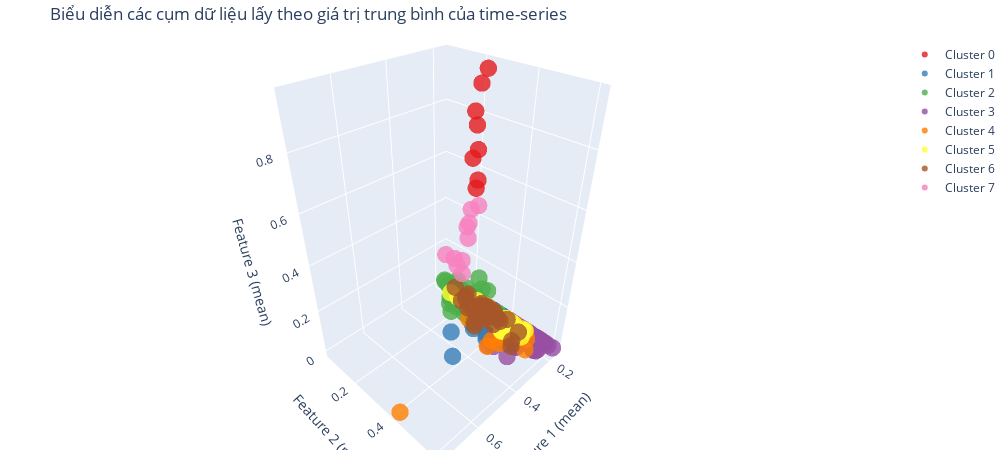

The notebook cell this image was saved under:
### Code cell
colors = px.colors.qualitative.Set1
fig = go.Figure()

for i in range(len(labels)):
    cluster_points = x_mean[labels == i]
    
    fig.add_trace(go.Scatter3d(
        x=cluster_points[:, 0],
        y=cluster_points[:, 1],
        z=cluster_points[:, 2],
        mode='markers',
        marker=dict(size=6, color=colors[i % len(colors)], opacity=0.8),
        name=f'Cluster {i}'
    ))

fig.update_layout(
    title=f'Biểu diễn các cụm dữ liệu lấy theo giá trị trung bình của time-series',
    scene=dict(
        xaxis_title='Feature 1 (mean)',
        yaxis_title='Feature 2 (mean)',
        zaxis_title='Feature 3 (mean)',
    ),
    margin=dict(l=0, r=0, b=0, t=40),
    width=1000,  # Tăng chiều rộng
    height=450   # Tăng chiều cao
)
fig.show()

### Figure 1 — Plotly figure (JSON) as saved in the notebook; plotly's stock layout.template omitted (floating-point values rounded to 4 significant figures; data arrays with more than 128 entries replaced by an {"elided": "..."} marker saying what was removed)
{"data": [{"marker": {"color": "rgb(228,26,28)", "opacity": 0.8, "size": 6}, "mode": "markers", "name": "Cluster 0", "type": "scatter3d", "x": [0.1651, 0.165, 0.1652, 0.1651, 0.1651, 0.165, 0.1651, 0.1654], "y": [0.2022, 0.2089, 0.1814, 0.2049, 0.1958, 0.1858, 0.2074, 0.231], "z": [0.5224, 0.5581, 0.634, 0.6745, 0.7605, 0.8061, 0.9027, 0.9538]}, {"marker": {"color": "rgb(55,126,184)", "opacity": 0.8, "size": 6}, "mode": "markers", "name": "Cluster 1", "type": "scatter3d", "x": {"elided": "186 float values"}, "y": {"elided": "186 float values"}, "z": {"elided": "186 float values"}}, {"marker": {"color": "rgb(77,175,74)", "opacity": 0.8, "size": 6}, "mode": "markers", "name": "Cluster 2", "type": "scatter3d", "x": {"elided": "242 float values"}, "y": {"elided": "242 float values"}, "z": {"elided": "242 float values"}}, {"marker": {"color": "rgb(152,78,163)", "opacity": 0.8, "size": 6}, "mode": "markers", "name": "Cluster 3", "type": "scatter3d", "x": {"elided": "200 float values"}, "y": {"elided": "200 float values"}, "z": {"elided": "200 float values"}}, {"marker": {"color": "rgb(255,127,0)", "opacity": 0.8, "size": 6}, "mode": "markers", "name": "Cluster 4", "type": "scatter3d", "x": [0.7545, 0.1625, 0.2694, 0.164, 0.1644, 0.2091, 0.2566, 0.1634, 0.1716, 0.2245, 0.2955, 0.33, 0.1654, 0.2869, 0.2432, 0.1943, 0.1879, 0.1666, 0.1675, 0.1716], "y": [0.4214, 0.3905, 0.2825, 0.2999, 0.4238, 0.2855, 0.4444, 0.3957, 0.4909, 0.4464, 0.4241, 0.433, 0.4431, 0.4556, 0.5441, 0.5145, 0.4, 0.4814, 0.4887, 0.4677], "z": [7.522e-08, 1.057e-07, 2.061e-07, 3.019e-08, 8.642e-08, 8.98e-08, 2.08e-07, 1.669e-07, 1.574e-07, 6.613e-08, 9.243e-08, 1.096e-07, 1.145e-07, 9.732e-08, 1.454e-07, 1.141e-07, 2.118e-07, 1.778e-07, 1.139e-07, 1.029e-07]}, {"marker": {"color": "rgb(255,255,51)", "opacity": 0.8, "size": 6}, "mode": "markers", "name": "Cluster 5", "type": "scatter3d", "x": [0.1622, 0.1835, 0.1767, 0.2023, 0.1746, 0.1765, 0.1764, 0.1761, 0.1678, 0.2076, 0.1875, 0.1713, 0.1929, 0.2065, 0.1654, 0.2285, 0.1646, 0.2304, 0.1797, 0.166, 0.1626, 0.1626, 0.1871, 0.1981, 0.2003, 0.1629, 0.1635, 0.2072], "y": [0.2754, 0.3492, 0.3229, 0.3474, 0.309, 0.2618, 0.3254, 0.2444, 0.2544, 0.2106, 0.2507, 0.313, 0.2819, 0.1612, 0.2313, 0.4228, 0.4258, 0.4201, 0.4356, 0.4114, 0.2984, 0.3873, 0.3786, 0.3667, 0.4931, 0.4837, 0.4707, 0.1198], "z": [2.864e-07, 1.21e-07, 1.544e-07, 8.655e-08, 3.478e-07, 7.697e-08, 7.348e-08, 3.735e-08, 4.336e-07, 1.323e-07, 2.417e-07, 1.179e-07, 1.456e-07, 1.232e-07, 5.847e-08, 2.229e-07, 2.156e-07, 1.472e-07, 2.634e-07, 2.88e-07, 2.371e-07, 1.782e-07, 1.199e-07, 1.854e-07, 1.27e-07, 6.682e-08, 9.148e-08, 5.453e-08]}, {"marker": {"color": "rgb(166,86,40)", "opacity": 0.8, "size": 6}, "mode": "markers", "name": "Cluster 6", "type": "scatter3d", "x": [0.1923, 0.1651, 0.1694, 0.2701, 0.1792, 0.1819, 0.2316, 0.2089, 0.175, 0.1753, 0.1821, 0.2146, 0.2166, 0.1639, 0.1636, 0.162, 0.19, 0.2428, 0.1637, 0.2198, 0.1631, 0.1708, 0.2123, 0.1861, 0.2839, 0.1879, 0.2265, 0.2668, 0.1676, 0.2113, 0.2266, 0.181], "y": [0.381, 0.2589, 0.3344, 0.3127, 0.2801, 0.2708, 0.2874, 0.2286, 0.3031, 0.2624, 0.325, 0.324, 0.3086, 0.3006, 0.2818, 0.1779, 0.1911, 0.4804, 0.3943, 0.3334, 0.321, 0.2763, 0.2569, 0.3662, 0.3271, 0.4698, 0.3731, 0.4961, 0.109, 0.1868, 0.2375, 0.1828], "z": [1.081e-07, 2.892e-08, 8.751e-08, 1.887e-07, 1.369e-07, 1.289e-07, 7.189e-08, 1.234e-07, 4.378e-08, 1.165e-07, 1.266e-07, 1.416e-07, 9.834e-08, 2.232e-08, 6.706e-08, 6.274e-08, 1.603e-07, 2.203e-07, 1.011e-07, 2.407e-07, 1.725e-07, 1.767e-07, 1.504e-07, 1.673e-07, 1.738e-07, 1.039e-07, 1.673e-07, 1.406e-07, 7.171e-08, 2.146e-07, 0.001244, 0.004189]}, {"marker": {"color": "rgb(247,129,191)", "opacity": 0.8, "size": 6}, "mode": "markers", "name": "Cluster 7", "type": "scatter3d", "x": [0.2205, 0.2125, 0.2084, 0.2382, 0.2849, 0.1682, 0.168, 0.1744, 0.1651, 0.1651], "y": [0.1955, 0.159, 0.1821, 0.1674, 0.1667, 0.1742, 0.167, 0.1818, 0.1824, 0.2179], "z": [0.1548, 0.1708, 0.2061, 0.2254, 0.2675, 0.2904, 0.3401, 0.367, 0.4248, 0.4558]}], "layout": {"height": 450, "margin": {"b": 0, "l": 0, "r": 0, "t": 40}, "scene": {"xaxis": {"title": {"text": "Feature 1 (mean)"}}, "yaxis": {"title": {"text": "Feature 2 (mean)"}}, "zaxis": {"title": {"text": "Feature 3 (mean)"}}}, "title": {"text": "Biểu diễn các cụm dữ liệu lấy theo giá trị trung bình của time-series"}, "width": 1000}}
